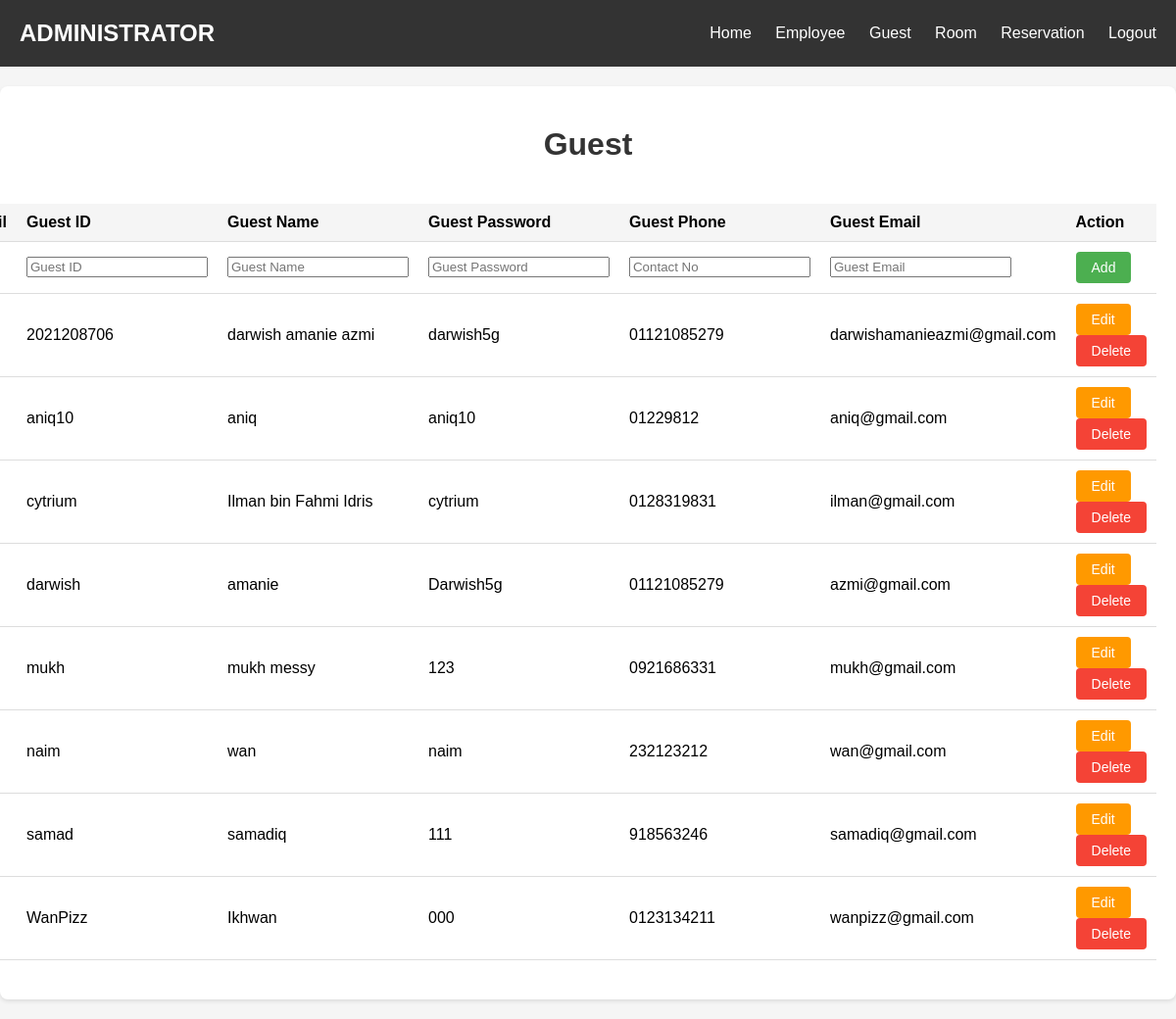
The app's page /royaleagle/admin/guest.php (signed in) with its own data.
### tables this page shows
CREATE TABLE `guests` (
  `Guest_Id` varchar(10) NOT NULL,
  `Guest_Name` varchar(50) NOT NULL,
  `Guest_Password` varchar(50) NOT NULL,
  `Contact_No` varchar(14) NOT NULL,
  `Guest_Email` varchar(50) NOT NULL
);

### royaleagle/admin/guest.php (the view, shortened to what this page needs)
<?php
    include('header.php');
    include('../connection.php');
    $sql = "SELECT * FROM guests";
    $result = mysqli_query($conn, $sql);
?>
<!DOCTYPE html>
<html lang="en">
    <head>
        <link rel="stylesheet" href="styles/style.css">
    </head>
    <body>
        <div class="container">
            <h1>Guest</h1>
            <div class="row">
                <div class="col-9">
                    <table>
                        <tr>
                            <th>Bil</th>
                            <th>Guest ID</th>
                            <th>Guest Name</th>
                            <th>Guest Password</th>
                            <th>Guest Phone</th>
                            <th>Guest Email</th>
                            <th>Action</th>
                        </tr>
                        <tr>
                            <form action="guest.php" method="post">
                                <td>#</td>
                                <td><input type="text" name="Guest_Id" placeholder="Guest ID" required></td>
                                <td><input type="text" name="Guest_Name" placeholder="Guest Name" required></td>
                                <td><input type="text" name="Guest_Password" placeholder="Guest Password" required></td>
                                <td><input type="text" name="Contact_No" placeholder="Contact No" required></td>
                                <td><input type="text" name="Guest_Email" placeholder="Guest Email" required></td>
                                <td><input type="submit" value="Add"></td>
                            </form>
                        </tr>
                        <?php
                            $bil = 1;
                            while($row = mysqli_fetch_assoc($result)) {
                        ?>
                        <tr>
                            <td><?php echo $bil++; ?></td>
                            <td><?php echo $row['Guest_Id']; ?></td>
                            <td><?php echo $row['Guest_Name']; ?></td>
                            <td><?php echo $row['Guest_Password']; ?></td>
                            <td><?php echo $row['Contact_No']; ?></td>
                            <td><?php echo $row['Guest_Email']; ?></td>
                            <td>
                                <button class="btnedit">Edit</button>
                                <a href="delete.php?guest_id=<?php echo $row['Guest_Id']; ?>" onClick="return confirm('Confirm delete?')"><button class="btndelete">Delete</button></a>
                            </td>
                        </tr>
                        <?php
                            }
                        ?>
                    </table>
                </div>
            </div>
        </div>
    </body>
</html>

### royaleagle/admin/styles/style.css (style rules this page uses)
body { margin: 0; padding: 0; font-family: Arial, sans-serif; background-color: #f5f5f5; }
.container { margin: 20px auto; background-color: #fff; padding: 20px; border-radius: 8px; box-shadow: 0 2px 4px rgba(0, 0, 0, 0.1); }
h1 { text-align: center; color: #333; }
.col-3, .col-9 { display: flex; justify-content: flex-end; margin-bottom: 20px; }
input[type=submit], .btnedit, .btndelete { padding: 8px 16px; border: none; border-radius: 4px; background-color: #4CAF50; color: #fff; font-size: 14px; cursor: pointer; }
.btnedit { background-color: #f90; }
.btndelete { background-color: #f44336; }
table { width: 100%; border-collapse: collapse; }
th, td { padding: 10px; text-align: left; border-bottom: 1px solid #ddd; }
th { background-color: #f5f5f5; font-weight: bold; }
td:last-child { text-align: left; }

### royaleagle/admin/header.php (style rules this page uses)
body { margin: 0; padding: 0; font-family: Arial, sans-serif; }

### records on screen
guests: Guest_Id "2021208706", Guest_Name "darwish amanie azmi", Guest_Password "darwish5g", Contact_No "01121085279", Guest_Email "darwishamanieazmi@gmail.com"
guests: Guest_Id "aniq10", Guest_Name "aniq", Guest_Password "aniq10", Contact_No "01229812", Guest_Email "aniq@gmail.com"
guests: Guest_Id "cytrium", Guest_Name "Ilman bin Fahmi Idris", Guest_Password "cytrium", Contact_No "0128319831", Guest_Email "ilman@gmail.com"
guests: Guest_Id "darwish", Guest_Name "amanie", Guest_Password "Darwish5g", Contact_No "01121085279", Guest_Email "azmi@gmail.com"
guests: Guest_Id "mukh", Guest_Name "mukh messy", Guest_Password "123", Contact_No "0921686331", Guest_Email "mukh@gmail.com"
guests: Guest_Id "naim", Guest_Name "wan", Guest_Password "naim", Contact_No "232123212", Guest_Email "wan@gmail.com"
guests: Guest_Id "samad", Guest_Name "samadiq", Guest_Password "111", Contact_No "918563246", Guest_Email "samadiq@gmail.com"
guests: Guest_Id "WanPizz", Guest_Name "Ikhwan", Guest_Password "000", Contact_No "0123134211", Guest_Email "wanpizz@gmail.com"
